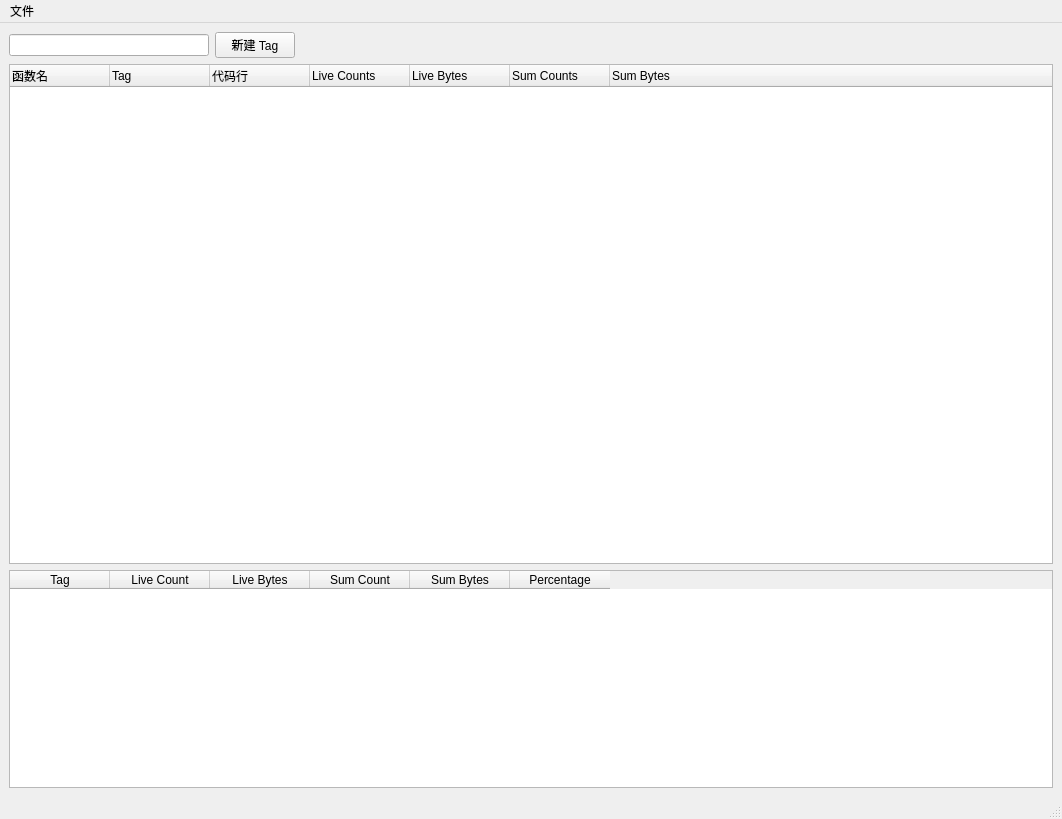
<?xml version="1.0" encoding="UTF-8"?>
<ui version="4.0">
 <class>MainWindow</class>
 <widget class="QMainWindow" name="MainWindow">
  <property name="geometry">
   <rect>
    <x>0</x>
    <y>0</y>
    <width>1062</width>
    <height>819</height>
   </rect>
  </property>
  <property name="sizePolicy">
   <sizepolicy hsizetype="Preferred" vsizetype="Preferred">
    <horstretch>0</horstretch>
    <verstretch>0</verstretch>
   </sizepolicy>
  </property>
  <property name="windowTitle">
   <string>MainWindow</string>
  </property>
  <widget class="QWidget" name="centralwidget">
   <layout class="QGridLayout" name="gridLayout">
    <item row="2" column="0">
     <widget class="QTableWidget" name="tableWidget">
      <column>
       <property name="text">
        <string>Tag</string>
       </property>
      </column>
      <column>
       <property name="text">
        <string>Live Count</string>
       </property>
      </column>
      <column>
       <property name="text">
        <string>Live Bytes</string>
       </property>
      </column>
      <column>
       <property name="text">
        <string>Sum Count</string>
       </property>
      </column>
      <column>
       <property name="text">
        <string>Sum Bytes</string>
       </property>
      </column>
      <column>
       <property name="text">
        <string>Percentage</string>
       </property>
      </column>
     </widget>
    </item>
    <item row="1" column="0">
     <widget class="QTreeWidget" name="treeHeap">
      <property name="minimumSize">
       <size>
        <width>0</width>
        <height>500</height>
       </size>
      </property>
      <column>
       <property name="text">
        <string>函数名</string>
       </property>
      </column>
      <column>
       <property name="text">
        <string>Tag</string>
       </property>
      </column>
      <column>
       <property name="text">
        <string>代码行</string>
       </property>
      </column>
      <column>
       <property name="text">
        <string>Live Counts</string>
       </property>
      </column>
      <column>
       <property name="text">
        <string>Live Bytes</string>
       </property>
      </column>
      <column>
       <property name="text">
        <string>Sum Counts</string>
       </property>
      </column>
      <column>
       <property name="text">
        <string>Sum Bytes</string>
       </property>
      </column>
     </widget>
    </item>
    <item row="0" column="0">
     <layout class="QHBoxLayout" name="horizontalLayout">
      <item>
       <widget class="QLineEdit" name="editTagName">
        <property name="maximumSize">
         <size>
          <width>200</width>
          <height>16777215</height>
         </size>
        </property>
       </widget>
      </item>
      <item>
       <widget class="QPushButton" name="btnNewTag">
        <property name="text">
         <string>新建 Tag</string>
        </property>
       </widget>
      </item>
      <item>
       <spacer name="horizontalSpacer">
        <property name="orientation">
         <enum>Qt::Horizontal</enum>
        </property>
        <property name="sizeHint" stdset="0">
         <size>
          <width>40</width>
          <height>20</height>
         </size>
        </property>
       </spacer>
      </item>
     </layout>
    </item>
   </layout>
  </widget>
  <widget class="QMenuBar" name="menubar">
   <property name="geometry">
    <rect>
     <x>0</x>
     <y>0</y>
     <width>1062</width>
     <height>23</height>
    </rect>
   </property>
   <widget class="QMenu" name="menu">
    <property name="title">
     <string>文件</string>
    </property>
    <addaction name="action_LoadHeap"/>
    <addaction name="action_LoadTag"/>
    <addaction name="action_SaveTag"/>
    <addaction name="separator"/>
    <addaction name="action_AddTag"/>
   </widget>
   <addaction name="menu"/>
  </widget>
  <widget class="QStatusBar" name="statusbar"/>
  <action name="action_LoadHeap">
   <property name="text">
    <string>加载Heap文件...</string>
   </property>
  </action>
  <action name="action_LoadTag">
   <property name="text">
    <string>加载Tag分类...</string>
   </property>
  </action>
  <action name="action_SaveTag">
   <property name="text">
    <string>保存Tag分类...</string>
   </property>
  </action>
  <action name="action_AddTag">
   <property name="text">
    <string>添加新Tag...</string>
   </property>
  </action>
 </widget>
 <resources/>
 <connections/>
</ui>
